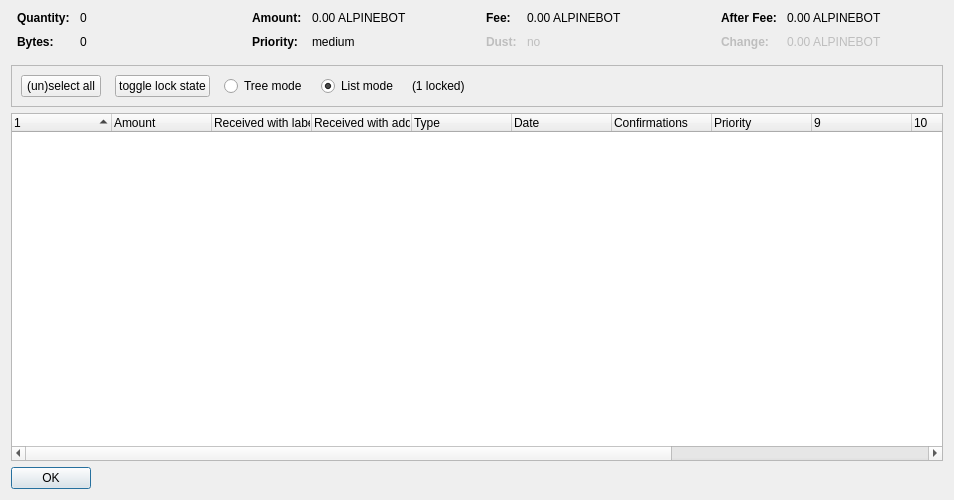
<?xml version="1.0" encoding="UTF-8"?>
<ui version="4.0">
 <class>CoinControlDialog</class>
 <widget class="QDialog" name="CoinControlDialog">
  <property name="geometry">
   <rect>
    <x>0</x>
    <y>0</y>
    <width>954</width>
    <height>500</height>
   </rect>
  </property>
  <property name="windowTitle">
   <string>Coin Selection</string>
  </property>
  <layout class="QVBoxLayout" name="verticalLayout">
   <item>
    <layout class="QHBoxLayout" name="horizontalLayoutTop" stretch="0,0,0,0">
     <property name="topMargin">
      <number>0</number>
     </property>
     <property name="bottomMargin">
      <number>10</number>
     </property>
     <item>
      <layout class="QFormLayout" name="formLayoutCoinControl1">
       <property name="horizontalSpacing">
        <number>10</number>
       </property>
       <property name="verticalSpacing">
        <number>10</number>
       </property>
       <property name="leftMargin">
        <number>6</number>
       </property>
       <property name="rightMargin">
        <number>6</number>
       </property>
       <item row="0" column="0">
        <widget class="QLabel" name="labelCoinControlQuantityText">
         <property name="font">
          <font>
           <weight>75</weight>
           <bold>true</bold>
          </font>
         </property>
         <property name="text">
          <string>Quantity:</string>
         </property>
        </widget>
       </item>
       <item row="0" column="1">
        <widget class="QLabel" name="labelCoinControlQuantity">
         <property name="cursor">
          <cursorShape>IBeamCursor</cursorShape>
         </property>
         <property name="contextMenuPolicy">
          <enum>Qt::ActionsContextMenu</enum>
         </property>
         <property name="text">
          <string notr="true">0</string>
         </property>
         <property name="textInteractionFlags">
          <set>Qt::LinksAccessibleByMouse|Qt::TextSelectableByKeyboard|Qt::TextSelectableByMouse</set>
         </property>
        </widget>
       </item>
       <item row="1" column="0">
        <widget class="QLabel" name="labelCoinControlBytesText">
         <property name="font">
          <font>
           <weight>75</weight>
           <bold>true</bold>
          </font>
         </property>
         <property name="text">
          <string>Bytes:</string>
         </property>
        </widget>
       </item>
       <item row="1" column="1">
        <widget class="QLabel" name="labelCoinControlBytes">
         <property name="cursor">
          <cursorShape>IBeamCursor</cursorShape>
         </property>
         <property name="contextMenuPolicy">
          <enum>Qt::ActionsContextMenu</enum>
         </property>
         <property name="text">
          <string notr="true">0</string>
         </property>
         <property name="textInteractionFlags">
          <set>Qt::LinksAccessibleByMouse|Qt::TextSelectableByKeyboard|Qt::TextSelectableByMouse</set>
         </property>
        </widget>
       </item>
      </layout>
     </item>
     <item>
      <layout class="QFormLayout" name="formLayoutCoinControl2">
       <property name="horizontalSpacing">
        <number>10</number>
       </property>
       <property name="verticalSpacing">
        <number>10</number>
       </property>
       <property name="leftMargin">
        <number>6</number>
       </property>
       <property name="rightMargin">
        <number>6</number>
       </property>
       <item row="0" column="0">
        <widget class="QLabel" name="labelCoinControlAmountText">
         <property name="font">
          <font>
           <weight>75</weight>
           <bold>true</bold>
          </font>
         </property>
         <property name="text">
          <string>Amount:</string>
         </property>
        </widget>
       </item>
       <item row="0" column="1">
        <widget class="QLabel" name="labelCoinControlAmount">
         <property name="cursor">
          <cursorShape>IBeamCursor</cursorShape>
         </property>
         <property name="contextMenuPolicy">
          <enum>Qt::ActionsContextMenu</enum>
         </property>
         <property name="text">
          <string notr="true">0.00 ALPINEBOT</string>
         </property>
         <property name="textInteractionFlags">
          <set>Qt::LinksAccessibleByMouse|Qt::TextSelectableByKeyboard|Qt::TextSelectableByMouse</set>
         </property>
        </widget>
       </item>
       <item row="1" column="0">
        <widget class="QLabel" name="labelCoinControlPriorityText">
         <property name="font">
          <font>
           <weight>75</weight>
           <bold>true</bold>
          </font>
         </property>
         <property name="text">
          <string>Priority:</string>
         </property>
        </widget>
       </item>
       <item row="1" column="1">
        <widget class="QLabel" name="labelCoinControlPriority">
         <property name="cursor">
          <cursorShape>IBeamCursor</cursorShape>
         </property>
         <property name="contextMenuPolicy">
          <enum>Qt::ActionsContextMenu</enum>
         </property>
         <property name="text">
          <string>medium</string>
         </property>
         <property name="textInteractionFlags">
          <set>Qt::LinksAccessibleByMouse|Qt::TextSelectableByKeyboard|Qt::TextSelectableByMouse</set>
         </property>
        </widget>
       </item>
      </layout>
     </item>
     <item>
      <layout class="QFormLayout" name="formLayoutCoinControl3">
       <property name="horizontalSpacing">
        <number>10</number>
       </property>
       <property name="verticalSpacing">
        <number>10</number>
       </property>
       <property name="leftMargin">
        <number>6</number>
       </property>
       <property name="rightMargin">
        <number>6</number>
       </property>
       <item row="0" column="0">
        <widget class="QLabel" name="labelCoinControlFeeText">
         <property name="font">
          <font>
           <weight>75</weight>
           <bold>true</bold>
          </font>
         </property>
         <property name="text">
          <string>Fee:</string>
         </property>
        </widget>
       </item>
       <item row="0" column="1">
        <widget class="QLabel" name="labelCoinControlFee">
         <property name="cursor">
          <cursorShape>IBeamCursor</cursorShape>
         </property>
         <property name="contextMenuPolicy">
          <enum>Qt::ActionsContextMenu</enum>
         </property>
         <property name="text">
          <string notr="true">0.00 ALPINEBOT</string>
         </property>
         <property name="textInteractionFlags">
          <set>Qt::LinksAccessibleByMouse|Qt::TextSelectableByKeyboard|Qt::TextSelectableByMouse</set>
         </property>
        </widget>
       </item>
       <item row="1" column="0">
        <widget class="QLabel" name="labelCoinControlLowOutputText">
         <property name="enabled">
          <bool>false</bool>
         </property>
         <property name="font">
          <font>
           <weight>75</weight>
           <bold>true</bold>
          </font>
         </property>
         <property name="text">
          <string>Dust:</string>
         </property>
        </widget>
       </item>
       <item row="1" column="1">
        <widget class="QLabel" name="labelCoinControlLowOutput">
         <property name="enabled">
          <bool>false</bool>
         </property>
         <property name="cursor">
          <cursorShape>IBeamCursor</cursorShape>
         </property>
         <property name="contextMenuPolicy">
          <enum>Qt::ActionsContextMenu</enum>
         </property>
         <property name="text">
          <string>no</string>
         </property>
         <property name="textInteractionFlags">
          <set>Qt::LinksAccessibleByMouse|Qt::TextSelectableByKeyboard|Qt::TextSelectableByMouse</set>
         </property>
        </widget>
       </item>
      </layout>
     </item>
     <item>
      <layout class="QFormLayout" name="formLayoutCoinControl4">
       <property name="horizontalSpacing">
        <number>10</number>
       </property>
       <property name="verticalSpacing">
        <number>10</number>
       </property>
       <property name="leftMargin">
        <number>6</number>
       </property>
       <property name="rightMargin">
        <number>6</number>
       </property>
       <item row="0" column="0">
        <widget class="QLabel" name="labelCoinControlAfterFeeText">
         <property name="font">
          <font>
           <weight>75</weight>
           <bold>true</bold>
          </font>
         </property>
         <property name="text">
          <string>After Fee:</string>
         </property>
        </widget>
       </item>
       <item row="0" column="1">
        <widget class="QLabel" name="labelCoinControlAfterFee">
         <property name="cursor">
          <cursorShape>IBeamCursor</cursorShape>
         </property>
         <property name="contextMenuPolicy">
          <enum>Qt::ActionsContextMenu</enum>
         </property>
         <property name="text">
          <string notr="true">0.00 ALPINEBOT</string>
         </property>
         <property name="textInteractionFlags">
          <set>Qt::LinksAccessibleByMouse|Qt::TextSelectableByKeyboard|Qt::TextSelectableByMouse</set>
         </property>
        </widget>
       </item>
       <item row="1" column="0">
        <widget class="QLabel" name="labelCoinControlChangeText">
         <property name="enabled">
          <bool>false</bool>
         </property>
         <property name="font">
          <font>
           <weight>75</weight>
           <bold>true</bold>
          </font>
         </property>
         <property name="text">
          <string>Change:</string>
         </property>
        </widget>
       </item>
       <item row="1" column="1">
        <widget class="QLabel" name="labelCoinControlChange">
         <property name="enabled">
          <bool>false</bool>
         </property>
         <property name="cursor">
          <cursorShape>IBeamCursor</cursorShape>
         </property>
         <property name="contextMenuPolicy">
          <enum>Qt::ActionsContextMenu</enum>
         </property>
         <property name="text">
          <string notr="true">0.00 ALPINEBOT</string>
         </property>
         <property name="textInteractionFlags">
          <set>Qt::LinksAccessibleByMouse|Qt::TextSelectableByKeyboard|Qt::TextSelectableByMouse</set>
         </property>
        </widget>
       </item>
      </layout>
     </item>
    </layout>
   </item>
   <item>
    <widget class="QFrame" name="frame">
     <property name="minimumSize">
      <size>
       <width>0</width>
       <height>40</height>
      </size>
     </property>
     <property name="frameShape">
      <enum>QFrame::StyledPanel</enum>
     </property>
     <property name="frameShadow">
      <enum>QFrame::Sunken</enum>
     </property>
     <layout class="QHBoxLayout" name="horizontalLayout">
      <item>
       <layout class="QHBoxLayout" name="horizontalLayoutPanel" stretch="0,0,0,0,0,0">
        <property name="spacing">
         <number>14</number>
        </property>
        <item>
         <widget class="QPushButton" name="pushButtonSelectAll">
          <property name="sizePolicy">
           <sizepolicy hsizetype="Maximum" vsizetype="Fixed">
            <horstretch>0</horstretch>
            <verstretch>0</verstretch>
           </sizepolicy>
          </property>
          <property name="text">
           <string>(un)select all</string>
          </property>
          <property name="autoDefault">
           <bool>false</bool>
          </property>
         </widget>
        </item>
        <item>
         <widget class="QPushButton" name="pushButtonToggleLock">
          <property name="sizePolicy">
           <sizepolicy hsizetype="Maximum" vsizetype="Fixed">
            <horstretch>0</horstretch>
            <verstretch>0</verstretch>
           </sizepolicy>
          </property>
          <property name="text">
           <string>toggle lock state</string>
          </property>
          <property name="autoDefault">
           <bool>false</bool>
          </property>
         </widget>
        </item>
        <item>
         <widget class="QRadioButton" name="radioTreeMode">
          <property name="sizePolicy">
           <sizepolicy hsizetype="Maximum" vsizetype="Fixed">
            <horstretch>0</horstretch>
            <verstretch>0</verstretch>
           </sizepolicy>
          </property>
          <property name="text">
           <string>Tree mode</string>
          </property>
         </widget>
        </item>
        <item>
         <widget class="QRadioButton" name="radioListMode">
          <property name="sizePolicy">
           <sizepolicy hsizetype="Maximum" vsizetype="Fixed">
            <horstretch>0</horstretch>
            <verstretch>0</verstretch>
           </sizepolicy>
          </property>
          <property name="text">
           <string>List mode</string>
          </property>
          <property name="checked">
           <bool>true</bool>
          </property>
         </widget>
        </item>
        <item>
         <widget class="QLabel" name="labelLocked">
          <property name="text">
           <string>(1 locked)</string>
          </property>
         </widget>
        </item>
        <item>
         <spacer name="horizontalSpacer">
          <property name="orientation">
           <enum>Qt::Horizontal</enum>
          </property>
          <property name="sizeHint" stdset="0">
           <size>
            <width>40</width>
            <height>20</height>
           </size>
          </property>
         </spacer>
        </item>
       </layout>
      </item>
     </layout>
    </widget>
   </item>
   <item>
    <widget class="CoinControlTreeWidget" name="treeWidget">
     <property name="contextMenuPolicy">
      <enum>Qt::CustomContextMenu</enum>
     </property>
     <property name="sortingEnabled">
      <bool>false</bool>
     </property>
     <property name="columnCount">
      <number>13</number>
     </property>
     <attribute name="headerShowSortIndicator" stdset="0">
      <bool>true</bool>
     </attribute>
     <attribute name="headerStretchLastSection">
      <bool>false</bool>
     </attribute>
     <column>
      <property name="text">
       <string/>
      </property>
     </column>
     <column>
      <property name="text">
       <string>Amount</string>
      </property>
     </column>
     <column>
      <property name="text">
       <string>Received with label</string>
      </property>
     </column>
     <column>
      <property name="text">
       <string>Received with address</string>
      </property>
     </column>
     <column>
      <property name="text">
	<string>Type</string>
      </property>
     </column>
     <column>
      <property name="text">	 
       <string>Date</string>
      </property>
     </column>
     <column>
      <property name="text">
       <string>Confirmations</string>
      </property>
      <property name="toolTip">
       <string>Confirmed</string>
      </property>
     </column>
     <column>
      <property name="text">
       <string>Priority</string>
      </property>
     </column>
     <column>
      <property name="text">
       <string/>
      </property>
     </column>
     <column>
      <property name="text">
       <string/>
      </property>
     </column>
     <column>
      <property name="text">
       <string/>
      </property>
     </column>
     <column>
      <property name="text">
       <string/>
      </property>
     </column>
     <column>
      <property name="text">
       <string/>
      </property>
     </column>
    </widget>
   </item>
   <item>
    <widget class="QDialogButtonBox" name="buttonBox">
     <property name="sizePolicy">
      <sizepolicy hsizetype="Maximum" vsizetype="Fixed">
       <horstretch>0</horstretch>
       <verstretch>0</verstretch>
      </sizepolicy>
     </property>
     <property name="orientation">
      <enum>Qt::Horizontal</enum>
     </property>
     <property name="standardButtons">
      <set>QDialogButtonBox::Ok</set>
     </property>
    </widget>
   </item>
  </layout>
 </widget>
 <customwidgets>
  <customwidget>
   <class>CoinControlTreeWidget</class>
   <extends>QTreeWidget</extends>
   <header>coincontroltreewidget.h</header>
  </customwidget>
 </customwidgets>
 <resources/>
 <connections/>
</ui>
